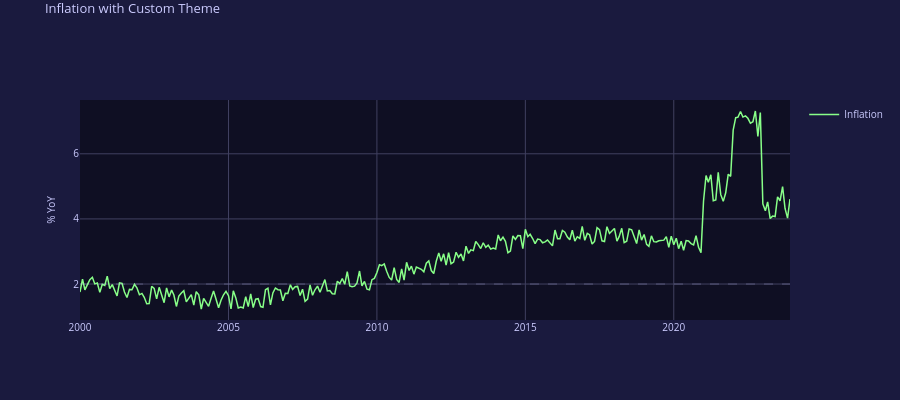

Here is the notebook cell this chart was saved with:
### Markdown cell above
## 5. Custom Color Theme

You can customize the color scheme for different visual styles.

### Code cell
dates, values = generate_inflation_data()

custom_colors = {
    'background': '#0f0f23',
    'paper': '#1a1a3e',
    'grid': '#404060',
    'text': '#ccccff',
    'spike': 'rgba(200, 200, 255, 0.5)',
    'zero_line': 'rgba(200, 200, 255, 0.3)',
}

chart = EconChart(num_rows=1, height=400, colors=custom_colors)
chart.add_line(row=1, x=dates, y=values, name='Inflation', color='#88ff88')
chart.set_title('Inflation with Custom Theme')
chart.set_yaxis(row=1, title='% YoY')
chart.add_hline(row=1, y=2.0)
chart.enable_unified_spikeline()
chart.show()

### Figure 1 — Plotly figure (JSON) as saved in the notebook; plotly's stock layout.template omitted (floating-point values rounded to 4 significant figures; data arrays with more than 128 entries replaced by an {"elided": "..."} marker saying what was removed)
{"data": [{"line": {"color": "#88ff88", "width": 1.5}, "name": "Inflation", "showlegend": true, "type": "scatter", "visible": true, "x": {"elided": "288 str values"}, "xaxis": "x", "y": {"elided": "288 float values"}, "yaxis": "y"}], "layout": {"font": {"color": "#ccccff", "size": 10}, "height": 400, "hoverlabel": {"bgcolor": "#1a1a3e", "font": {"color": "#ccccff", "size": 11}}, "hovermode": "x unified", "paper_bgcolor": "#1a1a3e", "plot_bgcolor": "#0f0f23", "shapes": [{"line": {"color": "rgba(200, 200, 255, 0.3)", "dash": "dash", "width": 1}, "type": "line", "x0": 0, "x1": 1, "xref": "x domain", "y0": 2, "y1": 2, "yref": "y"}], "title": {"font": {"color": "#ccccff", "size": 13}, "text": "Inflation with Custom Theme", "y": 0.99, "yanchor": "top"}, "xaxis": {"anchor": "y", "domain": [0, 1], "gridcolor": "#404060", "showspikes": true, "spikecolor": "rgba(200, 200, 255, 0.5)", "spikedash": "dot", "spikemode": "across", "spikesnap": "cursor", "spikethickness": 1}, "yaxis": {"anchor": "x", "domain": [0, 1], "gridcolor": "#404060", "title": {"font": {"color": "#ccccff", "size": 10}, "text": "% YoY"}, "type": "linear"}}}
